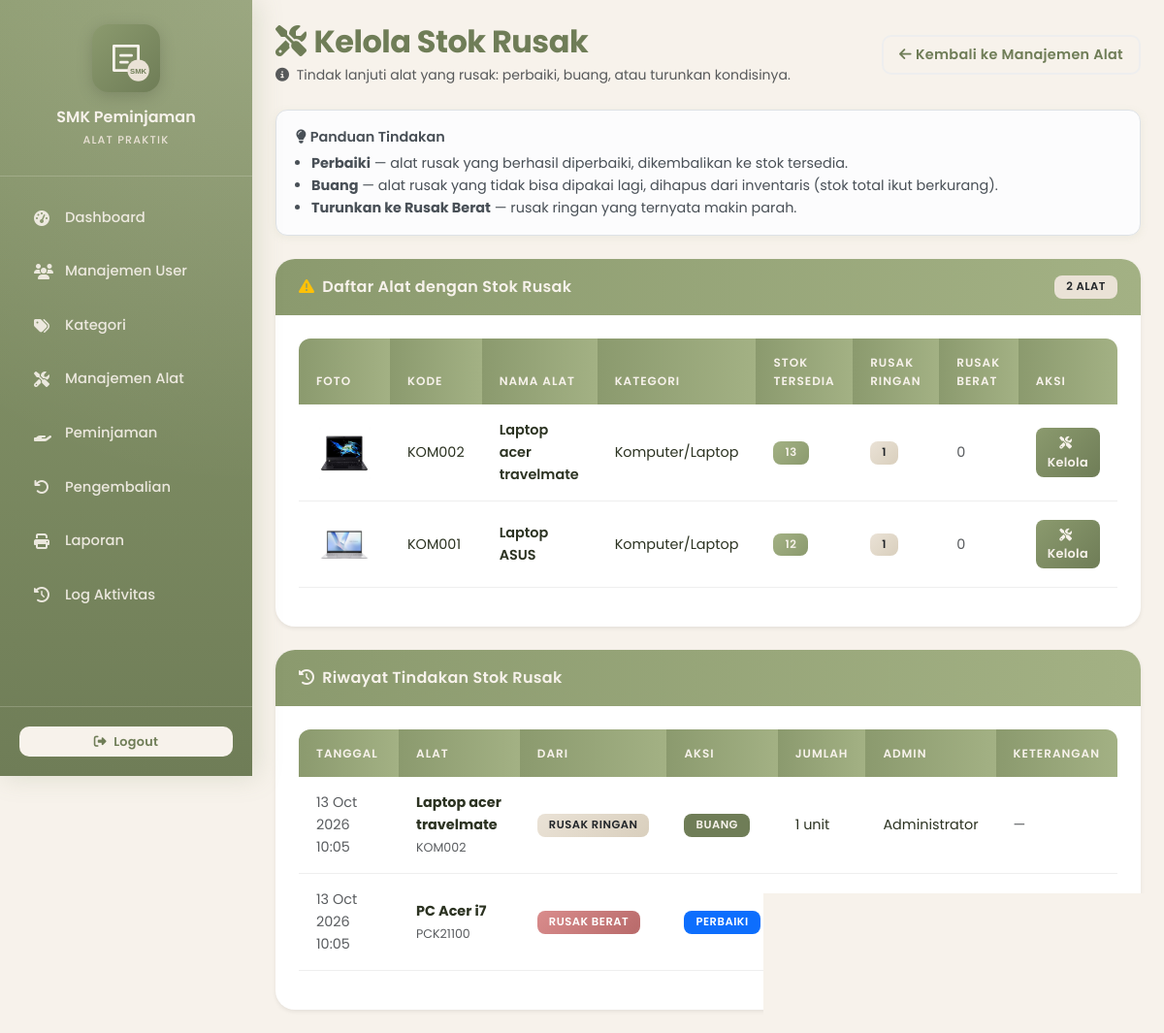
/pages/kelola_rusak.php (signed in), run on the app's committed database.
### tables this page shows
CREATE TABLE `alat` (
  `id` int NOT NULL,
  `kode_alat` varchar(20) NOT NULL,
  `nama_alat` varchar(100) NOT NULL,
  `id_kategori` int DEFAULT NULL,
  `stok` int NOT NULL DEFAULT '0',
  `stok_tersedia` int NOT NULL DEFAULT '0',
  `stok_rusak_ringan` int NOT NULL DEFAULT '0',
  `stok_rusak_berat` int NOT NULL DEFAULT '0',
  `kondisi` enum('baik','rusak ringan','rusak berat') DEFAULT 'baik',
  `merk` varchar(100) DEFAULT NULL,
  `nomor_seri` varchar(150) DEFAULT NULL,
  `tahun_perolehan` year DEFAULT NULL,
  `lokasi` varchar(150) DEFAULT NULL,
  `spesifikasi` text,
  `foto_alat` varchar(255) DEFAULT NULL,
  `keterangan` text,
  `gambar` varchar(255) DEFAULT NULL
);

CREATE TABLE `kategori` (
  `id` int NOT NULL,
  `nama_kategori` varchar(50) NOT NULL,
  `deskripsi` text
);

CREATE TABLE `tindakan_rusak` (
  `id` int NOT NULL,
  `id_alat` int NOT NULL,
  `aksi` varchar(30) NOT NULL,
  `dari_kondisi` varchar(30) NOT NULL,
  `jumlah` int NOT NULL,
  `keterangan` text,
  `id_admin` int DEFAULT NULL,
  `tanggal` datetime NOT NULL DEFAULT CURRENT_TIMESTAMP
);

CREATE TABLE `users` (
  `id` int NOT NULL,
  `username` varchar(50) NOT NULL,
  `password` varchar(255) NOT NULL,
  `nama_lengkap` varchar(100) NOT NULL,
  `role` enum('admin','petugas','peminjam') NOT NULL,
  `email` varchar(100) DEFAULT NULL,
  `no_telp` varchar(15) DEFAULT NULL,
  `alamat` text,
  `status` enum('aktif','nonaktif') DEFAULT 'aktif',
  `created_at` timestamp NULL DEFAULT CURRENT_TIMESTAMP
);

### pages/kelola_rusak.php (the view, shortened to what this page needs)
<?php
require_once '../includes/auth.php';
$alatRusak = [];
try {
    $stmt = $pdo->query("
        SELECT a.*, k.nama_kategori
        FROM alat a
        LEFT JOIN kategori k ON a.id_kategori = k.id
        WHERE a.stok_rusak_ringan > 0 OR a.stok_rusak_berat > 0
        ORDER BY a.nama_alat ASC
    ");
    $alatRusak = $stmt->fetchAll();
} catch (Exception $e) {}
$riwayat = [];
try {
    $stmt = $pdo->query("
        SELECT t.*, a.nama_alat, a.kode_alat, u.nama_lengkap AS nama_admin
        FROM tindakan_rusak t
        LEFT JOIN alat a  ON t.id_alat = a.id
        LEFT JOIN users u ON t.id_admin = u.id
        ORDER BY t.id DESC
        LIMIT 100
    ");
    $riwayat = $stmt->fetchAll();
} catch (Exception $e) {}
function e($v) { return htmlspecialchars((string)($v ?? ''), ENT_QUOTES, 'UTF-8'); }
require_once '../includes/header.php';
require_once '../includes/sidebar.php';
?>
<div class="content p-4">
    <div class="d-flex justify-content-between align-items-center mb-4 fade-in-up flex-wrap gap-2">
        <div>
            <h2 class="fw-bold mb-1">
                <i class="fas fa-tools me-2"></i>Kelola Stok Rusak
            </h2>
            <p class="text-muted mb-0 small">
                <i class="fas fa-info-circle me-1"></i>
                Tindak lanjuti alat yang rusak: perbaiki, buang, atau turunkan kondisinya.
            </p>
        </div>
        <div class="d-flex gap-2">
            <a href="alat.php" class="btn btn-outline-secondary">
                <i class="fas fa-arrow-left me-1"></i>Kembali ke Manajemen Alat
            </a>
        </div>
    </div>
    <div class="alert alert-light border mb-4 small">
        <div class="fw-semibold mb-1"><i class="fas fa-lightbulb me-1"></i>Panduan Tindakan</div>
        <ul class="mb-0 ps-3">
            <li><strong>Perbaiki</strong> — alat rusak yang berhasil diperbaiki, dikembalikan ke stok tersedia.</li>
            <li><strong>Buang</strong> — alat rusak yang tidak bisa dipakai lagi, dihapus dari inventaris (stok total ikut berkurang).</li>
            <li><strong>Turunkan ke Rusak Berat</strong> — rusak ringan yang ternyata makin parah.</li>
        </ul>
    </div>
    <div class="card shadow-sm border-0 mb-4">
        <div class="card-header d-flex justify-content-between align-items-center">
            <span><i class="fas fa-exclamation-triangle me-2 text-warning"></i>Daftar Alat dengan Stok Rusak</span>
            <span class="badge bg-light text-dark"><?= count($alatRusak) ?> alat</span>
        </div>
        <div class="card-body">
            <?php if (empty($alatRusak)): ?>
                <div class="text-center py-5 text-muted">
                    <i class="fas fa-check-circle fa-3x mb-3 text-success opacity-75"></i>
                    <h5 class="mb-1">Tidak ada alat rusak</h5>
                    <p class="mb-0 small">Semua alat dalam kondisi baik atau tersedia.</p>
                </div>
            <?php else: ?>
                <div class="table-responsive">
                    <table class="table table-hover align-middle">
                        <thead>
                            <tr>
                                <th>Foto</th>
                                <th>Kode</th>
                                <th>Nama Alat</th>
                                <th>Kategori</th>
                                <th>Stok Tersedia</th>
                                <th>Rusak Ringan</th>
                                <th>Rusak Berat</th>
                                <th>Aksi</th>
                            </tr>
                        </thead>
                        <tbody>
                            <?php foreach ($alatRusak as $a): ?>
                                <tr>
                                    <td>
                                        <?php if (!empty($a['foto_alat'])): ?>
                                            <img src="<?= e('../' . ltrim($a['foto_alat'], '/')) ?>"
                                                 class="rounded"
                                                 style="width:58px;height:58px;object-fit:cover;">
                                        <?php endif; ?>
                                    </td>
                                    <td><?= e($a['kode_alat']) ?></td>
                                    <td class="fw-semibold"><?= e($a['nama_alat']) ?></td>
                                    <td><?= e($a['nama_kategori'] ?? '-') ?></td>
                                    <td>
                                        <span class="badge bg-success"><?= (int)$a['stok_tersedia'] ?></span>
                                    </td>
                                    <td>
                                        <?php if ((int)$a['stok_rusak_ringan'] > 0): ?>
                                            <span class="badge bg-warning text-dark"><?= (int)$a['stok_rusak_ringan'] ?></span>
                                        <?php else: ?>
                                            <span class="text-muted">0</span>
                                        <?php endif; ?>
                                    </td>
                                    <td>
                                        <?php if ((int)$a['stok_rusak_berat'] > 0): ?>
                                            <span class="badge bg-danger"><?= (int)$a['stok_rusak_berat'] ?></span>
                                        <?php else: ?>
                                            <span class="text-muted">0</span>
                                        <?php endif; ?>
                                    </td>
                                    <td>
                                        <button class="btn btn-sm btn-dark"
                                                data-bs-toggle="modal"
                                                data-bs-target="#modalKelola"
                                                data-id="<?= (int)$a['id'] ?>"
                                                data-nama="<?= e($a['nama_alat']) ?>"
                                                data-kode="<?= e($a['kode_alat']) ?>"
                                                data-rr="<?= (int)$a['stok_rusak_ringan'] ?>"
                                                data-rb="<?= (int)$a['stok_rusak_berat'] ?>">
                                            <i class="fas fa-tools me-1"></i>Kelola
                                        </button>
                                    </td>
                                </tr>
                            <?php endforeach; ?>
                        </tbody>
                    </table>
                </div>
            <?php endif; ?>
        </div>
    </div>
    <div class="card shadow-sm border-0">
        <div class="card-header">
            <i class="fas fa-history me-2"></i>Riwayat Tindakan Stok Rusak
        </div>
        <div class="card-body">
            <?php if (empty($riwayat)): ?>
                <p class="text-muted text-center py-4 mb-0">
                    <i class="fas fa-inbox fa-2x d-block mb-2 opacity-50"></i>
                    Belum ada tindakan.
                </p>
            <?php else: ?>
                <div class="table-responsive">
                    <table class="table table-hover align-middle">
                        <thead>
                            <tr>
                                <th>Tanggal</th>
                                <th>Alat</th>
                                <th>Dari</th>
                                <th>Aksi</th>
                                <th>Jumlah</th>
                                <th>Admin</th>
                                <th>Keterangan</th>
                            </tr>
                        </thead>
                        <tbody>
                            <?php foreach ($riwayat as $r): ?>
                                <tr>
                                    <td class="small text-muted"><?= date('d M Y H:i', strtotime($r['tanggal'])) ?></td>
                                    <td>
                                        <strong><?= e($r['nama_alat'] ?? '—') ?></strong><br>
                                        <small class="text-muted"><?= e($r['kode_alat'] ?? '') ?></small>
                                    </td>
                                    <td>
                                        <span class="badge bg-<?= $r['dari_kondisi'] === 'rusak_ringan' ? 'warning text-dark' : 'danger' ?>">
                                            <?= e(str_replace('_', ' ', $r['dari_kondisi'])) ?>
                                        </span>
                                    </td>
                                    <td>
                                        <?php
                                        $aksiLabel = [
                                            'perbaiki'      => ['Perbaiki', 'primary'],
                                            'buang'         => ['Buang', 'dark'],
                                            'turun_kondisi' => ['Turun Kondisi', 'secondary'],
                                        ];
                                        $lbl = $aksiLabel[$r['aksi']] ?? [$r['aksi'], 'secondary'];
                                        ?>
                                        <span class="badge bg-<?= $lbl[1] ?>"><?= e($lbl[0]) ?></span>
                                    </td>
                                    <td><?= (int)$r['jumlah'] ?> unit</td>
                                    <td><?= e($r['nama_admin'] ?? '—') ?></td>
                                    <td class="small text-muted"><?= e($r['keterangan'] ?: '—') ?></td>
                                </tr>
                            <?php endforeach; ?>
                        </tbody>
                    </table>
                </div>
            <?php endif; ?>
        </div>
    </div>
</div>
<?php require_once '../includes/footer.php'; ?>

### assets/css/style.css (style rules this page uses)
:root { --primary: #8B9A6E; --primary-dark: #6f7d57; --primary-soft: #a3b184; --bg: #F7F2EB; --beige: #EAE2D6; --grey: #EEEEEE; --white: #FFFFFF; --text: #2c3322; --text-muted: #7a8073; --border: #EAE2D6; --shadow-sm: 0 2px 8px rgba(139, 154, 110, 0.10); --shadow-md: 0 8px 20px rgba(139, 154, 110, 0.18); --shadow-lg: 0 16px 40px rgba(139, 154, 110, 0.25); --transition: all 0.35s cubic-bezier(0.4, 0, 0.2, 1); --transition-bounce: all 0.4s cubic-bezier(0.34, 1.56, 0.64, 1); }
* { margin: 0; padding: 0; box-sizing: border-box; }
html, body { min-height: 100%; }
body { font-family: 'Poppins', sans-serif; background-color: var(--bg); color: var(--text); overflow-x: hidden; line-height: 1.6; }
.content { margin-left: 260px; background-color: var(--bg); padding: 30px; min-height: 100vh; animation: fadeIn 0.5s ease; }
.content h2 { color: var(--primary-dark); font-weight: 700; letter-spacing: -0.5px; }
.card { border: 1px solid var(--grey); border-radius: 20px; background: var(--white); box-shadow: var(--shadow-sm); transition: var(--transition); overflow: hidden; position: relative; }
.card-header { background: linear-gradient(90deg, var(--primary) 0%, var(--primary-soft) 100%) !important; color: var(--bg) !important; font-weight: 600; border: none; padding: 16px 24px; letter-spacing: 0.3px; }
.card-body { padding: 24px; }
.btn { border-radius: 12px; font-weight: 600; padding: 10px 20px; transition: var(--transition-bounce); border: none; letter-spacing: 0.3px; position: relative; overflow: hidden; font-size: 0.9rem; cursor: pointer; }
.btn::before { content: ''; position: absolute; top: 50%; left: 50%; width: 0; height: 0; background: rgba(247, 242, 235, 0.25); border-radius: 50%; transform: translate(-50%, -50%); transition: width 0.5s, height 0.5s; }
.btn-dark { background: linear-gradient(135deg, var(--primary) 0%, var(--primary-dark) 100%); color: var(--bg); }
.btn-sm { padding: 6px 12px; border-radius: 8px; font-size: 0.8rem; }
.table { border-collapse: separate; border-spacing: 0; width: 100%; }
.table thead th { background: linear-gradient(90deg, var(--primary) 0%, var(--primary-soft) 100%); color: var(--bg); font-weight: 600; text-transform: uppercase; font-size: 0.75rem; letter-spacing: 1px; padding: 15px 18px; border: none; position: sticky; top: 0; z-index: 10; }
.table thead th:first-child { border-radius: 12px 0 0 0; }
.table thead th:last-child { border-radius: 0 12px 0 0; }
.table tbody tr { transition: var(--transition); background: var(--white); border-bottom: 1px solid var(--grey); }
.table tbody td { padding: 15px 18px; vertical-align: middle; color: var(--text); font-size: 0.9rem; }
.badge { padding: 6px 12px; border-radius: 8px; font-weight: 600; font-size: 0.72rem; letter-spacing: 0.5px; text-transform: uppercase; }
.badge.bg-dark { background: var(--primary-dark) !important; color: var(--bg); }
.badge.bg-light { background: var(--beige) !important; color: var(--primary-dark); }
.badge.bg-success { background: linear-gradient(135deg, var(--primary-soft), var(--primary)) !important; color: var(--bg); }
.badge.bg-warning { background: linear-gradient(135deg, var(--beige), #d9cfbd) !important; color: var(--primary-dark); }
.badge.bg-danger { background: linear-gradient(135deg, #d98c8c, #b86a6a) !important; color: var(--white); }
.alert { border: none; border-radius: 12px; padding: 16px 20px; animation: slideInDown 0.5s ease; box-shadow: var(--shadow-sm); font-size: 0.9rem; }
.fade-in-up { animation: fadeInUp 0.6s ease forwards; opacity: 0; }
.btn-outline-secondary { background: transparent; border: 2px solid var(--grey); color: var(--primary-dark); font-weight: 600; border-radius: 10px; padding: 8px 16px; transition: var(--transition); text-decoration: none; display: inline-block; }
@media screen and (min-width: 769px) { .content, #wrapper > .content { margin-left: 260px; width: auto; max-width: none; } }

### data on the page
alat: foto_alat (picture), kode_alat "KOM002", nama_alat "Laptop acer travelmate", id_kategori.nama_kategori "Komputer/Laptop", stok_tersedia "13", stok_rusak_ringan "1", stok_rusak_berat "0"
alat: foto_alat (picture), kode_alat "KOM001", nama_alat "Laptop ASUS", id_kategori.nama_kategori "Komputer/Laptop", stok_tersedia "12", stok_rusak_ringan "1", stok_rusak_berat "0"
tindakan_rusak: tanggal "13 Oct 2026 10:05", id_alat.nama_alat "Laptop acer travelmate", id_alat.kode_alat "KOM002", dari_kondisi "RUSAK RINGAN", aksi "BUANG", jumlah "1", users.nama_lengkap "Administrator", keterangan "—"
tindakan_rusak: tanggal "13 Oct 2026 10:05", id_alat.nama_alat "PC Acer i7", id_alat.kode_alat "PCK21100", dari_kondisi "RUSAK BERAT", aksi "PERBAIKI"

### other printed values
count($alatRusak) "2"
